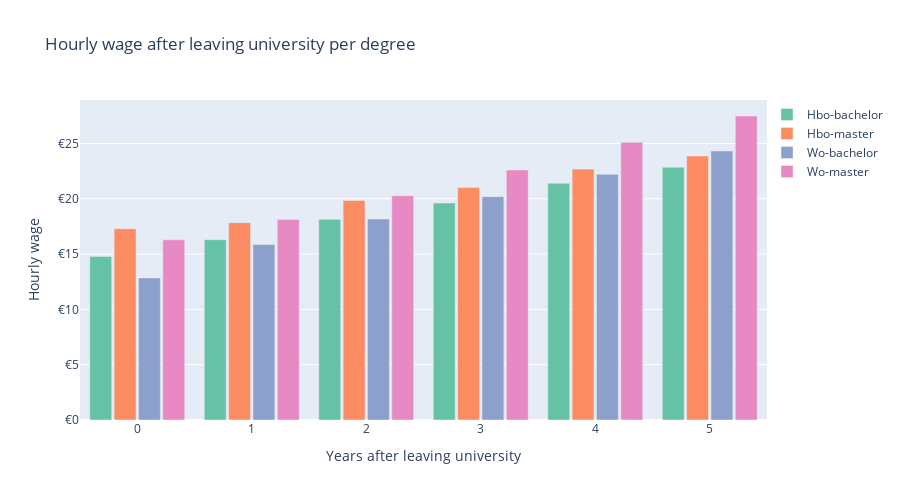

Notebook code cell kept with this figure:
### Markdown cell above
## Wage comparison per degree type

### Code cell
%run ../notebooks/barplot.ipynb

### Figure 1 — Plotly figure (JSON) as saved in the notebook; plotly's stock layout.template omitted (floating-point values rounded to 4 significant figures; data arrays with more than 128 entries replaced by an {"elided": "..."} marker saying what was removed)
{"data": [{"hoverinfo": "y+name", "marker": {"color": "rgb(102,194,165)"}, "name": "Hbo-bachelor", "type": "bar", "x": {"elided": "480 str values"}, "y": [14.79, 16.3, 18.14, 19.61, 21.4, 22.84]}, {"hoverinfo": "y+name", "marker": {"color": "rgb(252,141,98)"}, "name": "Hbo-master", "type": "bar", "x": {"elided": "480 str values"}, "y": [17.29, 17.84, 19.85, 21.01, 22.68, 23.87]}, {"hoverinfo": "y+name", "marker": {"color": "rgb(141,160,203)"}, "name": "Wo-bachelor", "type": "bar", "x": {"elided": "480 str values"}, "y": [12.84, 15.87, 18.17, 20.19, 22.21, 24.32]}, {"hoverinfo": "y+name", "marker": {"color": "rgb(231,138,195)"}, "name": "Wo-master", "type": "bar", "x": {"elided": "480 str values"}, "y": [16.29, 18.12, 20.28, 22.6, 25.1, 27.48]}], "layout": {"bargap": 0.15, "bargroupgap": 0.1, "barmode": "group", "height": 500, "legend": {"bgcolor": "rgba(255, 255, 255, 0)", "bordercolor": "rgba(255, 255, 255, 0)", "x": 1, "y": 1}, "title": {"text": "Hourly wage after leaving university per degree"}, "xaxis": {"ticktext": ["0", "1", "2", "3", "4", "5"], "tickvals": ["Direct na verlaten onderwijs", "1 jaar na verlaten onderwijs", "2 jaar na verlaten onderwijs", "3 jaar na verlaten onderwijs", "4 jaar na verlaten onderwijs", "5 jaar na verlaten onderwijs"], "title": {"text": "Years after leaving university"}, "type": "category"}, "yaxis": {"tickformat": ",.", "tickprefix": "€", "title": {"text": "Hourly wage"}}}}
